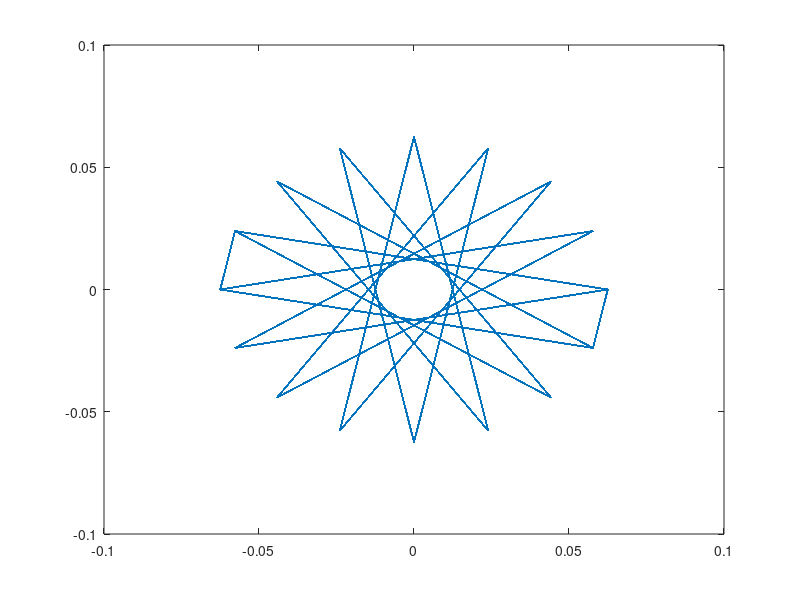
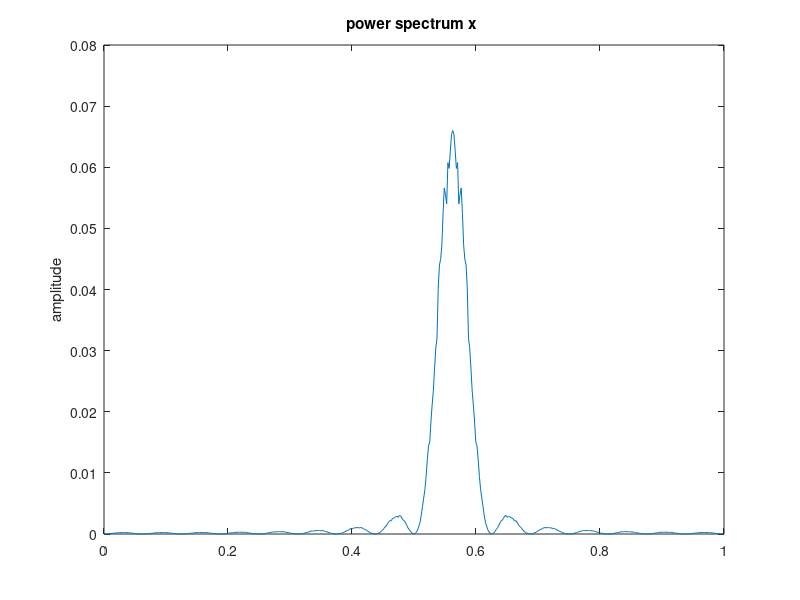
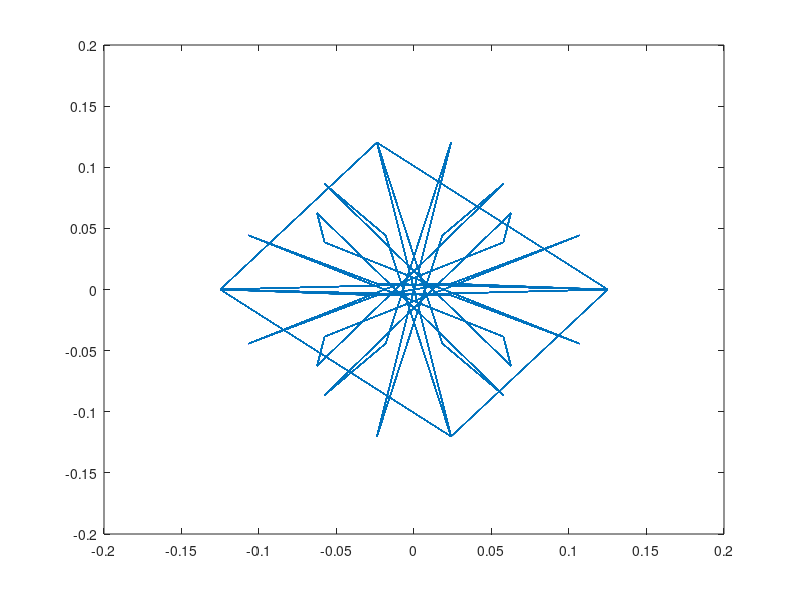
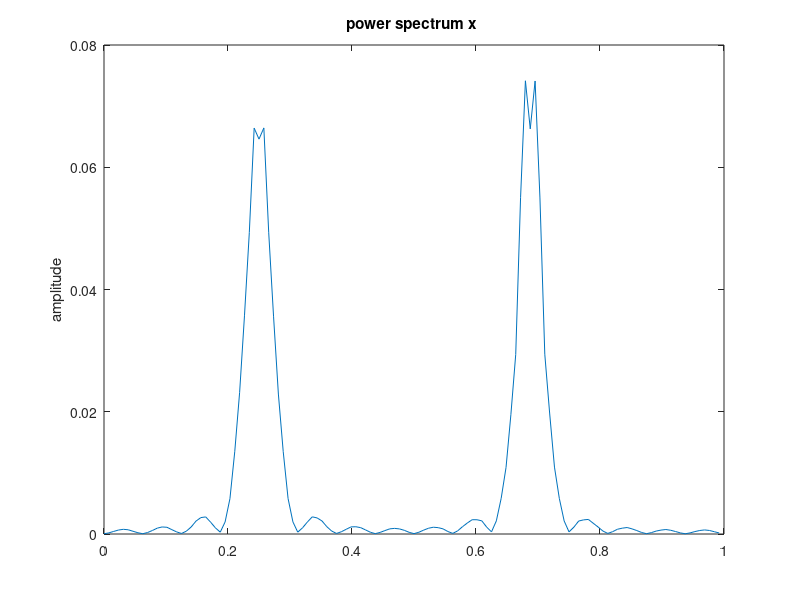

MATLAB code for these plots, in order: (Note: this script raises an error after producing the figures.)
clc;
close all;
clear all
N= 16;
h = ones(1,N);
nombre_ofdm = 320; % Nombre de symboles OFDM
Nbits = nombre_ofdm*N;
bits =randi(0:1,1,Nbits); % generation de la sequence de bits
symboles = 2*bits -1;
M = reshape(symboles,N,320);
% Implantation de la chaine de transmission OFDM sans canal
% une seule porteuse parmi 16 est utilisée.

% Emission 1
N_porteuse = 10;
signal_ofdm1 = [];
for k=1:length(symboles)
      bloc_symboles = zeros(1,N);
      bloc_symboles(N_porteuse) = symboles(k);
      sortie1_ifft = ifft(bloc_symboles);
      signal_ofdm1 = [signal_ofdm1 sortie1_ifft];
end
figure(1);
plot(signal_ofdm1);
figure(2);
pwelch(signal_ofdm1);


%Deux porteuses parmi 16 est utilisées

% Emission 2
positions = [5,12];
entree_ifft = zeros(N,320);
for i=1:2
    entree_ifft(positions(i),:) = M(i,:);
end

% Modulation OFDM du signal
sortie2_ifft = ifft(entree_ifft);
signal_ofdm2 = reshape(sortie2_ifft,1,N*320);
figure(3)
plot(signal_ofdm2)
figure(4)
pwelch(signal_ofdm2)

%Les 8 porteuse central sont utilisées

%% Emission 3
entree_ifft = zeros(N,320);
symboles_util = [];
for ii=1:8
    entree_ifft(ii+4,:) = M(ii+4,:);
    %symboles_util = [symboles_util M(ii+4,:)];
end
sortie3_ifft = ifft(entree_ifft);
signal_ofdm3 = reshape(sortie3_ifft,1,N*320);
figure(5)
plot(signal_ofdm3)
figure(6)
pwelch(signal_ofdm3);

% Réception 1

received_data = zeros(1,length(symboles));
bloc_recu = reshape(signal_ofdm1,N,length(symboles));
for jj=1:length(symboles)
  %sortie_fft = zeros(1,N);
  sortie_fft = fft(bloc_recu(:,jj));
  received_data(jj) = sortie_fft(N_porteuse);
end 
nb_erreurs1 = length(find(received_data ~=symboles));
TEB1 = nb_erreurs1/Nbits;

% Reception 2

bloc_recu2 = real(fft(sortie2_ifft));
received_data2 = zeros(2,nombre_ofdm);
for k=1:2
    received_data2(k,:) = bloc_recu2(positions(k),:);
end
nb_erreurs2 = length(find(sign(received_data2) ~= M(1:2,:)));
TEB2 = nb_erreurs2/(2*nombre_ofdm);

% Reception 3

bloc_recu3 = fft(sortie3_ifft);
received_data3 = zeros(8,nombre_ofdm);
for kk=1:8
   received_data3(kk,:) = bloc_recu3(kk+4,:);
end
%received_data3 = reshape(received_data3,1,8*nombre_ofdm);
nb_erreurs3 = length(find(sign(real(received_data3)) ~= M(5:12,:)));
TEB3 = nb_erreurs3/(8*nombre_ofdm);




% Emission
symboles_ofdm = [];
for k=1:N:length(symboles)-N+1
	ofdm_bloc = ifft(symboles(k:k+N-1));
	symboles_ofdm = [symboles_ofdm ofdm_bloc];
end

% Calcul et tracage de la DSP
[pxx,f] = pwelch(symboles_ofdm, 1024, 512, 1024, N);
figure(7)
plot(f, 10*log10(pxx/max(abs(pxx))))
grid on 
xlabel('f')
ylabel('dB')
title('Densité spectrale du signal OFDM')

% Réception
symbols_recus = [];
for k=1:N:length(symboles)-N+1
	bloc_symbols_recus = fft(symboles_ofdm(k:k+N-1));
	symbols_recus = [symbols_recus bloc_symbols_recus];
end

% Calcul TEB
% Le TEB doit etre nul  (TEB = 0)
TEB = length(find(sign(real(symbols_recus))~= symboles))/length(symboles);



